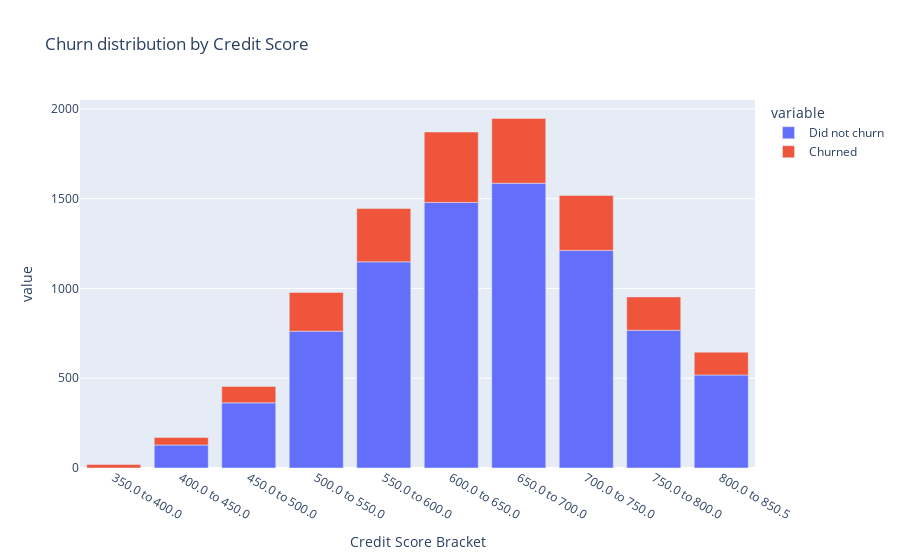

Write notebook code for a chart like this one.
### Markdown cell above
### Churn by Credit Score
Let us first look at the credit score. We divide our data into 10 bins and look at what a customer's credit score may tell us about their probability of churning. From observation, it seems that customers with credit scores from the \[350, 400\), \[600, 650\), and \[650, 700\) range have a higher tendency of customers churning.

### Code cell
fig = px.bar(pd.DataFrame({'Credit Score Bracket': [f'{bin.left} to {bin.right}' for bin in df.groupby(pd.cut(df['CreditScore'], bins=10, right=False), observed=True).size().index.to_list()],
                    'Did not churn': df.groupby(pd.cut(df['CreditScore'], bins=10), observed=True).size() - df.groupby(pd.cut(df['CreditScore'], bins=10), observed=True).sum()['Exited'],
                    'Churned': df.groupby(pd.cut(df['CreditScore'], bins=10), observed=True).sum()['Exited']}), 
             x='Credit Score Bracket',
             y=['Did not churn', 'Churned'], 
             title='Churn distribution by Credit Score')
fig.show()

### Figure 1 — Plotly figure (JSON) as saved in the notebook; plotly's stock layout.template omitted (floating-point values rounded to 4 significant figures)
{"data": [{"alignmentgroup": "True", "hovertemplate": "variable=Did not churn<br>Credit Score Bracket=%{x}<br>value=%{y}<extra></extra>", "legendgroup": "Did not churn", "marker": {"color": "#636efa", "pattern": {"shape": ""}}, "name": "Did not churn", "offsetgroup": "Did not churn", "orientation": "v", "showlegend": true, "textposition": "auto", "type": "bar", "x": ["350.0 to 400.0", "400.0 to 450.0", "450.0 to 500.0", "500.0 to 550.0", "550.0 to 600.0", "600.0 to 650.0", "650.0 to 700.0", "700.0 to 750.0", "750.0 to 800.0", "800.0 to 850.5"], "xaxis": "x", "y": [0, 128, 363, 762, 1148, 1479, 1586, 1212, 767, 518], "yaxis": "y"}, {"alignmentgroup": "True", "hovertemplate": "variable=Churned<br>Credit Score Bracket=%{x}<br>value=%{y}<extra></extra>", "legendgroup": "Churned", "marker": {"color": "#EF553B", "pattern": {"shape": ""}}, "name": "Churned", "offsetgroup": "Churned", "orientation": "v", "showlegend": true, "textposition": "auto", "type": "bar", "x": ["350.0 to 400.0", "400.0 to 450.0", "450.0 to 500.0", "500.0 to 550.0", "550.0 to 600.0", "600.0 to 650.0", "650.0 to 700.0", "700.0 to 750.0", "750.0 to 800.0", "800.0 to 850.5"], "xaxis": "x", "y": [19, 42, 91, 216, 297, 392, 361, 306, 186, 127], "yaxis": "y"}], "layout": {"barmode": "relative", "legend": {"title": {"text": "variable"}, "tracegroupgap": 0}, "title": {"text": "Churn distribution by Credit Score"}, "xaxis": {"anchor": "y", "domain": [0, 1], "title": {"text": "Credit Score Bracket"}}, "yaxis": {"anchor": "x", "domain": [0, 1], "title": {"text": "value"}}}}
